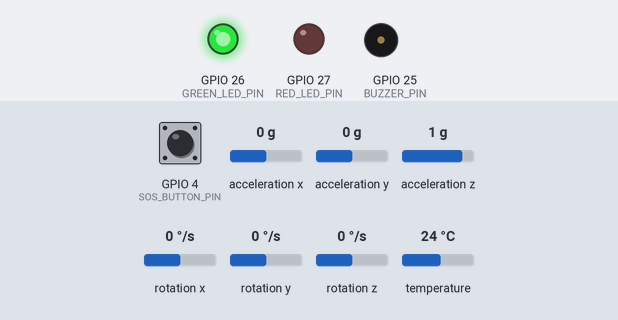
Bench run of a sketch on a simulated ESP32. On the bench: output pins drawn as LEDs (lit = HIGH), buzzer (waves = sounding). The inputs (shaded band) are chosen by the test bench; at power-on: GPIO 4 (SOS_BUTTON_PIN) HIGH, acceleration x 0 g, acceleration y 0 g, acceleration z 1 g, rotation x 0 °/s, rotation y 0 °/s, rotation z 0 °/s, temperature 24 °C. WiFi joins after 1.5 s; servers stay silent unless stated; random numbers use the default seed unless the sketch sets one; no MQTT or app messages arrive unless stated; what the sketch prints to the serial monitor is not drawn.

Above: at 3.0 s.
3.1 s: GPIO 4 (SOS_BUTTON_PIN) pulled LOW for 0.15 s
At 3.21 s:
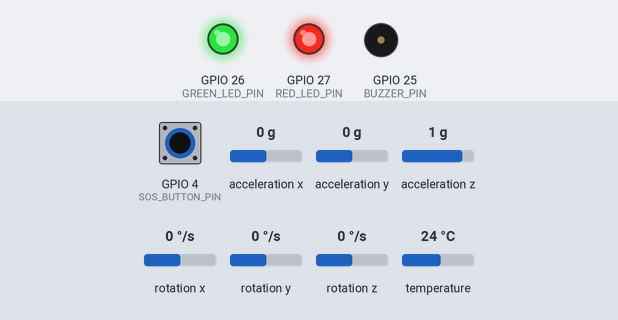
4.7 s: GPIO 4 (SOS_BUTTON_PIN) pulled LOW for 3.2 s
At 6.8 s:
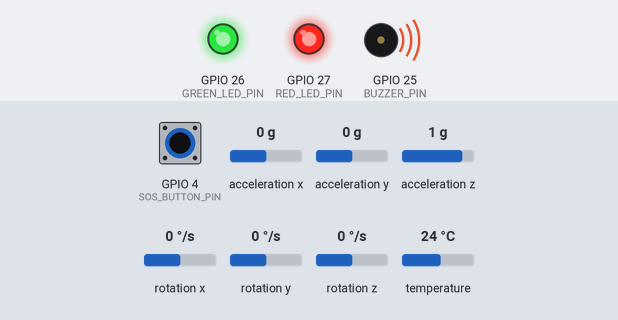
9.4 s: GPIO 4 (SOS_BUTTON_PIN) pulled LOW for 1 s
At 10.9 s:
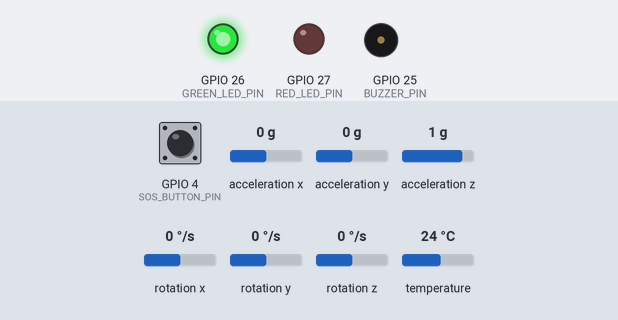
Timing chart, 0 to 12.4 s (numbered marks = the images above; inputs shaded):
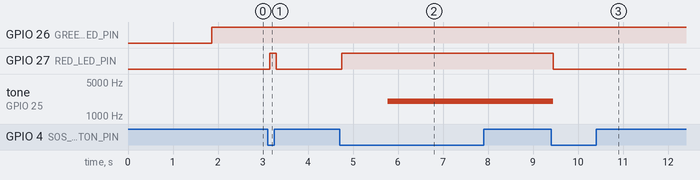

Measured:
- after the input at 3.1 s, GPIO 27 (RED_LED_PIN): LOW → HIGH after 0.05 s, → LOW 0.15 s later
- after the input at 4.7 s, GPIO 27 (RED_LED_PIN): LOW → HIGH after 0.05 s; tone on GPIO 25 (BUZZER_PIN): silent → 2000 Hz after 1.1 s
- after the input at 9.4 s, GPIO 27 (RED_LED_PIN): HIGH → LOW at once; tone on GPIO 25 (BUZZER_PIN): 2000 Hz → silent at once

The sketch:

FallDetection.ino
```cpp
/*
  IoE-Based Fall Detection System for Elderly Care
  ---------------------------------------------------
  Real-hardware firmware (ESP32 + MPU6050 clone + buzzer + LEDs + SOS button)

  Hardware:
    - ESP32 Dev Kit v1
    - MPU6050 / MPU6500 (accelerometer + gyroscope) -> I2C (SDA=21, SCL=22)
    - Buzzer                                -> GPIO25
    - SOS pushbutton                        -> GPIO4  (INPUT_PULLUP)
    - Red LED  (fall alert indicator)       -> GPIO27
    - Green LED (system / WiFi OK)          -> GPIO26

  Algorithm:
    1. FREE FALL - total acceleration magnitude drops below ~0.4 g
    2. IMPACT    - shortly after, magnitude spikes above ~1.8 g
    If both occur in sequence, the device starts a grace period
    (CONFIRM_WINDOW_MS) during which the wearer can cancel a false alarm.
    If they don't respond, the fall is confirmed and an alert is published
    over MQTT.

  HOW THE SOS BUTTON WORKS (what you hear tells you what to press):
    Silent, green LED on     : HOLD the button for 1 second -> manual SOS alert
                               (red LED lights while you hold)
    FAST BEEPING + red flash : fall suspected, 8 s grace period
                               -> CLICK once to cancel ("I'm OK")
    SOLID LOUD TONE          : alert has been sent
                               -> CLICK once to acknowledge and silence it
    After any click that cancels/acknowledges, the button is ignored for
    1.5 seconds so a double tap or contact bounce can never create a new SOS.
*/

#include <Wire.h>
#include <Adafruit_MPU6050.h>
#include <Adafruit_Sensor.h>
#include <WiFi.h>
#include <PubSubClient.h>

// ---------------- Pin Definitions ----------------
#define BUZZER_PIN     25
#define SOS_BUTTON_PIN 4
#define RED_LED_PIN    27
#define GREEN_LED_PIN  26

// ---------------- WiFi / MQTT ----------------
// const char* WIFI_SSID     = "vivo V30 Pro";
const char* WIFI_SSID     = "Yoyo";   // Wokwi's built-in internet-connected network
// const char* WIFI_PASSWORD = "Sandhya@2246";
const char* WIFI_PASSWORD = "Keshav911";
const char* MQTT_BROKER   = "broker.hivemq.com";
const int   MQTT_PORT     = 1883;
const char* MQTT_TOPIC_ALERT = "ioe-lab/fall-detection/team41/alert";
const char* MQTT_TOPIC_DATA  = "ioe-lab/fall-detection/team41/sensor_data";
const char* DEVICE_ID     = "wearable-01";

WiFiClient   espClient;
PubSubClient mqtt(espClient);

// ---------------- Sensor Buffer (ML Integration) ----------------
const int WINDOW_SIZE = 30; // 3 seconds at 10Hz
float window_ax[WINDOW_SIZE];
float window_ay[WINDOW_SIZE];
float window_az[WINDOW_SIZE];
int buffer_idx = 0;

// ---------------- Sensor ----------------
Adafruit_MPU6050 mpu;

// ---------------- Fall Detection Tuning ----------------
const float FREE_FALL_G   = 0.4;               // below this  -> possible free fall
const float IMPACT_G      = 1.8;               // above this  -> impact
const unsigned long FALL_WINDOW_MS    = 4000;  // max time between free fall and impact
const unsigned long CONFIRM_WINDOW_MS = 8000;  // grace period to cancel a false alarm
const unsigned long SAMPLE_INTERVAL_MS = 100;  // sensor sampling: 10 Hz

// ---------------- Button Tuning ----------------
const unsigned long DEBOUNCE_MS       = 40;    // contact must be stable this long to count
const unsigned long SOS_HOLD_MS       = 1000;  // hold time for manual SOS (set to 0 for instant SOS)
const unsigned long BUTTON_LOCKOUT_MS = 1500;  // button ignored this long after cancel/acknowledge/alert

enum State { NORMAL, FREE_FALL, IMPACT_PENDING_CONFIRM, ALERT_ACTIVE };
State state = NORMAL;

unsigned long freeFallTime     = 0;
unsigned long alertPendingTime = 0;
unsigned long lastSampleTime   = 0;

// ---------------- Button state ----------------
bool btnRaw = false;                  // last raw reading (true = pressed)
bool btnStable = false;               // debounced state (true = pressed)
unsigned long btnRawChangedAt = 0;    // when the raw reading last changed
unsigned long btnPressStart = 0;      // when the current debounced press began
bool pressEvent = false;              // true for one loop when a new press is confirmed
bool holdHandled = true;              // this press was already used (or must be ignored)
unsigned long ignoreButtonUntil = 0;  // button lockout deadline

// ---------------- Buzzer state ----------------
int buzzerFreq = 0;                   // 0 = off

// ---------------- Setup ----------------
void setup() {
  Serial.begin(115200);
  delay(300);
  Serial.println("\n=== IoE Fall Detection System booting ===");

  pinMode(BUZZER_PIN, OUTPUT);
  pinMode(RED_LED_PIN, OUTPUT);
  pinMode(GREEN_LED_PIN, OUTPUT);
  pinMode(SOS_BUTTON_PIN, INPUT_PULLUP);

  // Start with the real button state; a press that is already held at boot is ignored.
  btnRaw = btnStable = (digitalRead(SOS_BUTTON_PIN) == LOW);
  holdHandled = true;

  Wire.begin();
  if (!mpu.begin()) {
    Serial.println("MPU6050 not found - check wiring!");
    while (1) delay(10);
  }
  mpu.setAccelerometerRange(MPU6050_RANGE_4_G);
  mpu.setGyroRange(MPU6050_RANGE_500_DEG);
  mpu.setFilterBandwidth(MPU6050_BAND_21_HZ);
  Serial.println("MPU6050 ready.");

  connectWiFi();
  mqtt.setServer(MQTT_BROKER, MQTT_PORT);
  mqtt.setBufferSize(1024); // Increase buffer size for large JSON arrays
  connectMQTT();

  Serial.println("System armed. Monitoring for falls...");
  Serial.println("  Hold SOS 1 s = manual alert | Click = cancel / acknowledge\n");
}

// ---------------- Main Loop ----------------
// The loop runs about every 10 ms so button presses are never missed.
// Sensor sampling still happens at 10 Hz (every SAMPLE_INTERVAL_MS).
void loop() {
  if (!mqtt.connected()) connectMQTT();
  mqtt.loop();

  updateButton();
  if (pressEvent) {
    Serial.println("[BUTTON] press detected");
  }

  unsigned long now = millis();
  bool sampleTick = (now - lastSampleTime >= SAMPLE_INTERVAL_MS);
  float magnitude = 1.0;

  if (sampleTick) {
    lastSampleTime = now;

    sensors_event_t a, g, temp;
    mpu.getEvent(&a, &g, &temp);

    // Convert m/s^2 -> g, then take the magnitude of the 3-axis vector
    float ax = a.acceleration.x / 9.81;
    float ay = a.acceleration.y / 9.81;
    float az = a.acceleration.z / 9.81;
    magnitude = sqrt(ax * ax + ay * ay + az * az);

    // Store in circular buffer
    window_ax[buffer_idx] = ax;
    window_ay[buffer_idx] = ay;
    window_az[buffer_idx] = az;
    buffer_idx = (buffer_idx + 1) % WINDOW_SIZE;
  }

  switch (state) {

    case NORMAL:
      digitalWrite(GREEN_LED_PIN, HIGH);
      setBuzzer(0);
      // Red LED lights while a valid SOS hold is in progress (visual feedback)
      digitalWrite(RED_LED_PIN,
                   (btnStable && !holdHandled && btnPressStart >= ignoreButtonUntil) ? HIGH : LOW);

      if (sampleTick && magnitude < FREE_FALL_G) {
        state = FREE_FALL;
        freeFallTime = millis();
        digitalWrite(RED_LED_PIN, LOW);
        Serial.println("[STATE] Free-fall signature detected, watching for impact...");
      } else if (manualSosRequested()) {
        triggerAlert("Manual SOS button pressed");
      }
      break;

    case FREE_FALL:
      if (sampleTick) {
        if (magnitude > IMPACT_G) {
          Serial.println("[STATE] Impact detected right after free-fall -> possible fall!");
          state = IMPACT_PENDING_CONFIRM;
          alertPendingTime = millis();
          // Tier 2 ML: Stream the buffered window to the cloud for confirmation
          publishWindowData();
        } else if (millis() - freeFallTime > FALL_WINDOW_MS) {
          state = NORMAL; // no impact followed -> false alarm, ignore
        }
      }
      if (state == FREE_FALL && manualSosRequested()) {
        triggerAlert("Manual SOS button pressed");
      }
      break;

    case IMPACT_PENDING_CONFIRM: {
      // Grace period: FAST BEEPING + flashing red LED. CLICK the button to cancel.
      bool on = ((millis() / 250) % 2) == 0;
      digitalWrite(RED_LED_PIN, on ? HIGH : LOW);
      setBuzzer(on ? 1000 : 0);

      if (buttonClicked()) {
        Serial.println("[STATE] User cancelled the alert - they're OK.");
        state = NORMAL;
        setBuzzer(0);
        digitalWrite(RED_LED_PIN, LOW);
        lockButton();
      } else if (millis() - alertPendingTime > CONFIRM_WINDOW_MS) {
        triggerAlert("Fall confirmed - no response from wearer");
      }
      break;
    }

    case ALERT_ACTIVE:
      // Alert already sent: SOLID LOUD TONE. CLICK the button to acknowledge and silence.
      digitalWrite(RED_LED_PIN, HIGH);
      setBuzzer(2000);

      if (buttonClicked()) {
        Serial.println("[STATE] Alert acknowledged. Resetting to normal.");
        state = NORMAL;
        setBuzzer(0);
        digitalWrite(RED_LED_PIN, LOW);
        lockButton();
      }
      break;
  }

  delay(10);
}

// ---------------- Button Helpers ----------------

// Reads the button and updates the debounced state. Call once per loop.
void updateButton() {
  unsigned long now = millis();
  bool raw = (digitalRead(SOS_BUTTON_PIN) == LOW);

  if (raw != btnRaw) {            // reading changed -> restart the stability timer
    btnRaw = raw;
    btnRawChangedAt = now;
  }

  pressEvent = false;
  if (raw != btnStable && (now - btnRawChangedAt) >= DEBOUNCE_MS) {
    btnStable = raw;              // reading has been stable long enough -> accept it
    if (btnStable) {
      pressEvent = true;          // a brand-new press
      btnPressStart = now;
      holdHandled = false;
    }
  }
}

// True once per press, but only when the button is not locked out.
// Used to cancel (grace period) and to acknowledge (active alert).
bool buttonClicked() {
  return pressEvent && millis() >= ignoreButtonUntil;
}

// True once when the button has been held for SOS_HOLD_MS (manual SOS).
// The press must have started after any lockout, and fires only once per press.
bool manualSosRequested() {
  if (!btnStable || holdHandled) return false;
  if (btnPressStart < ignoreButtonUntil) return false;
  if (millis() - btnPressStart < SOS_HOLD_MS) return false;
  holdHandled = true;
  return true;
}

// Ignore the button for a short time and mark the current press as used.
void lockButton() {
  ignoreButtonUntil = millis() + BUTTON_LOCKOUT_MS;
  holdHandled = true;
}

// ---------------- Buzzer Helper ----------------
// Only talks to the tone driver when the requested sound actually changes.
void setBuzzer(int freq) {
  if (freq == buzzerFreq) return;
  buzzerFreq = freq;
  if (freq > 0) {
    tone(BUZZER_PIN, freq);
  } else {
    noTone(BUZZER_PIN);
  }
}

// ---------------- Helper Functions ----------------
void triggerAlert(const char* reason) {
  state = ALERT_ACTIVE;
  lockButton();   // the press/bounce that caused this must not instantly acknowledge it
  Serial.print("[ALERT] ");
  Serial.println(reason);
  publishAlert(reason);
}

void connectWiFi() {
  Serial.print("Connecting to WiFi");
  WiFi.begin(WIFI_SSID, WIFI_PASSWORD);
  while (WiFi.status() != WL_CONNECTED) {
    delay(300);
    Serial.print(".");
  }
  Serial.println(" connected!");
  Serial.print("IP address: ");
  Serial.println(WiFi.localIP());
}

void connectMQTT() {
  while (!mqtt.connected()) {
    Serial.print("Connecting to MQTT broker...");
    String clientId = String(DEVICE_ID) + "-" + String(random(0xffff), HEX);
    if (mqtt.connect(clientId.c_str())) {
      Serial.println(" connected.");
    } else {
      Serial.print(" failed, rc=");
      Serial.print(mqtt.state());
      Serial.println(" retrying in 2s");
      delay(2000);
    }
  }
}

void publishAlert(const char* reason) {
  if (!mqtt.connected()) connectMQTT();
  String payload = String("{\"device\":\"") + DEVICE_ID +
                    "\",\"event\":\"FALL_ALERT\",\"reason\":\"" + reason +
                    "\",\"timestamp\":" + String(millis()) + "}";
  mqtt.publish(MQTT_TOPIC_ALERT, payload.c_str());
  Serial.print("[MQTT] Published to ");
  Serial.print(MQTT_TOPIC_ALERT);
  Serial.print(": ");
  Serial.println(payload);
}

void publishWindowData() {
  if (!mqtt.connected()) connectMQTT();
  Serial.println("[MQTT] Publishing sensor window to ML service...");

  // Construct JSON array string manually to save memory
  String payload = "{\"device\":\"" + String(DEVICE_ID) + "\",\"window\":[";
  for (int i = 0; i < WINDOW_SIZE; i++) {
    // Read from oldest to newest in circular buffer
    int idx = (buffer_idx + i) % WINDOW_SIZE;
    payload += "[" + String(window_ax[idx], 2) + "," +
                     String(window_ay[idx], 2) + "," +
                     String(window_az[idx], 2) + "]";
    if (i < WINDOW_SIZE - 1) payload += ",";
  }
  payload += "]}";

  mqtt.publish(MQTT_TOPIC_DATA, payload.c_str());
  Serial.println("[MQTT] Window data sent.");
}
```
